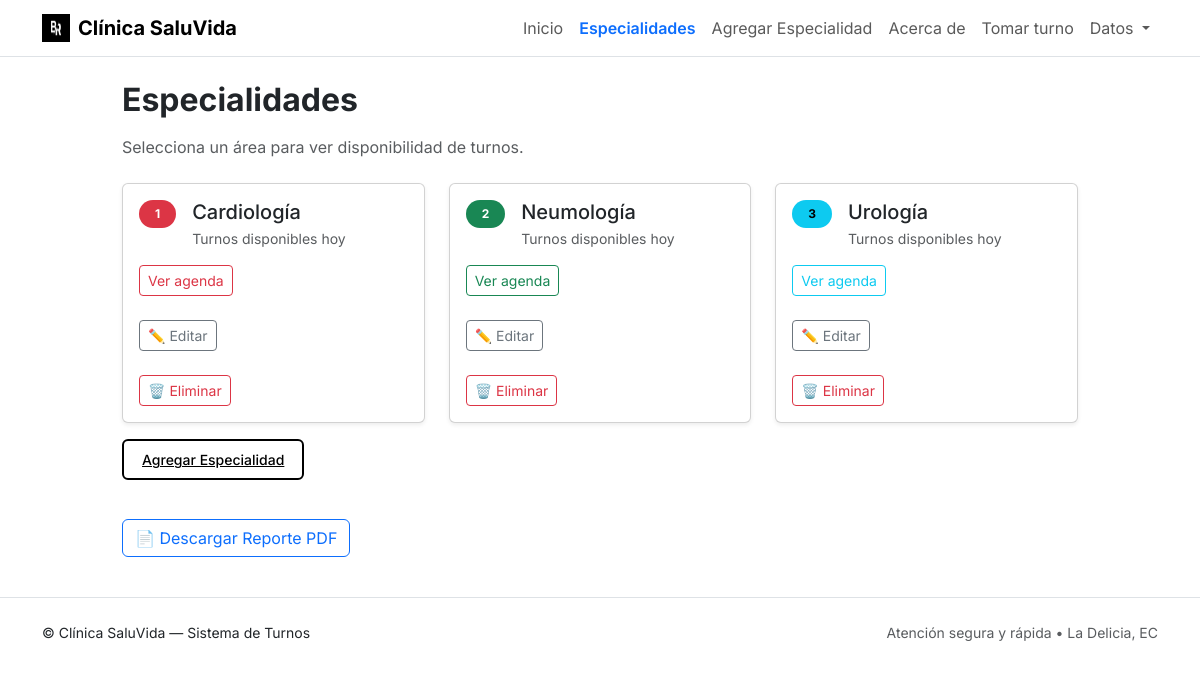
The app's page /especialidades with its own data.
### tables this page shows
CREATE TABLE especialidades (id INTEGER PRIMARY KEY AUTOINCREMENT, nombre TEXT NOT NULL, icono TEXT NOT NULL, color TEXT NOT NULL);

### app.py (the view)
@app.route("/especialidades")
def especialidades():
    datos = listar_especialidades()
    return render_template("especialidades.html", especialidades=datos  )

### app.py (called while the page is built)
@app.teardown_appcontext
def cerrar_conexion(exception):
    close_db(exception)

### inventario/db.py (called while the page is built)
def get_db():
    if "db" not in g:
        print("🧠 USANDO BASE:", DATABASE)
        g.db = sqlite3.connect(DATABASE)
        g.db.row_factory = sqlite3.Row
    return g.db

### inventario/inventario.py (called while the page is built)
def listar_especialidades():
    db = get_db()
    return db.execute(
        """
        SELECT
            id,
            nombre,
            icono,
            color
        FROM especialidades
        ORDER BY nombre
        """
    ).fetchall()

### templates/especialidades.html (shortened to what this page needs)
{% extends "base.html" %}
{% block content %}
  <h2 class="fw-bold mb-3">Especialidades</h2>
  <p class="text-body-secondary mb-4">Selecciona un área para ver disponibilidad de turnos.</p>
  <div class="row row-cols-1 row-cols-md-2 row-cols-lg-3 g-4">
    {% for e in especialidades %}
      {% if e.nombre and e.icono and e.color %}
        <div class="col">
          <div class="card h-100 shadow-sm hover-card">
            <div class="card-body d-flex align-items-start gap-3">
              <span class="badge rounded-pill text-bg-{{ e.color }} px-3 py-2">
                {{ loop.index }}
              </span>
              <div>
                <h5 class="mb-1">
                  <i class="{{ e.icono }}"></i> {{ e.nombre }}
                </h5>
                <div class="text-body-secondary small">
                  Turnos disponibles hoy
                </div>
              </div>
            </div>
            <div class="card-footer bg-transparent border-0 pt-0 pb-3 px-3">
              <a href="{{ url_for(
                  'medico_por_especialidad',
                  especialidad=e.nombre|lower|replace(' ', '-')
              ) }}"
              class="btn btn-sm btn-outline-{{ e.color }}">
                Ver agenda
              </a>
              <br>
              <br>
              <a href="{{ url_for('editar_especialidad', id=e.id) }}"
                class="btn btn-sm btn-outline-secondary">
                ✏️ Editar
              </a>
              <br>
              <br>
            <form action="{{ url_for('eliminar_especialidad_route', id=e.id) }}"
                  method="POST"
                  style="display:inline;"
                  onsubmit="return confirm('¿Deseas eliminar esta especialidad?')">
                <button type="submit" class="btn btn-sm btn-outline-danger">
                    🗑️ Eliminar
                </button>
            </form>
            </div>
          </div>
        </div>
      {% endif %}
    {% endfor %}
  </div>
  <br>
  <a href="{{ url_for('agregar_especialidad_route') }}" class="diseño-boton">
    Agregar Especialidad
  </a>
  <br>
  <br>
  <br>
  <a href="{{ url_for('reporte_especialidades') }}" class="btn btn-outline-primary mb-3">
    📄 Descargar Reporte PDF
  </a>
{% endblock %}

### static/css/style.css (style rules this page uses)
:root { --sv-shadow: 0 6px 24px rgba(16,24,40,.08), 0 2px 8px rgba(16,24,40,.06); }
.hover-card { transition: transform .15s ease, box-shadow .15s ease; }
.diseño-boton { background-color: transparent; color: #000000; border: 2px solid #000000; padding: 10px 18px; font-size: 14px; font-weight: 500; border-radius: 6px; cursor: pointer; transition: background-color 0.25s ease, color 0.25s ease; }

### records on screen
especialidades: nombre "Cardiología"
especialidades: nombre "Neumología"
especialidades: nombre "Urología"
